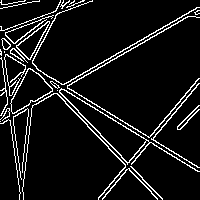
#> input picture dataset/reference_image.png, 200 x 200 px, found by its file name
$ python orb_match.py
#> lines starting #> are read from the running program, lines starting #| are printed output that depends on the picture
import cv2
import numpy as np


# Load images

reference = cv2.imread(
    "dataset/reference_image.png",
    0
)
#> reference: shape (200, 200); 8.3% white in thin lines or dots

search = cv2.imread(
    "dataset/search_image.png",
    0
)
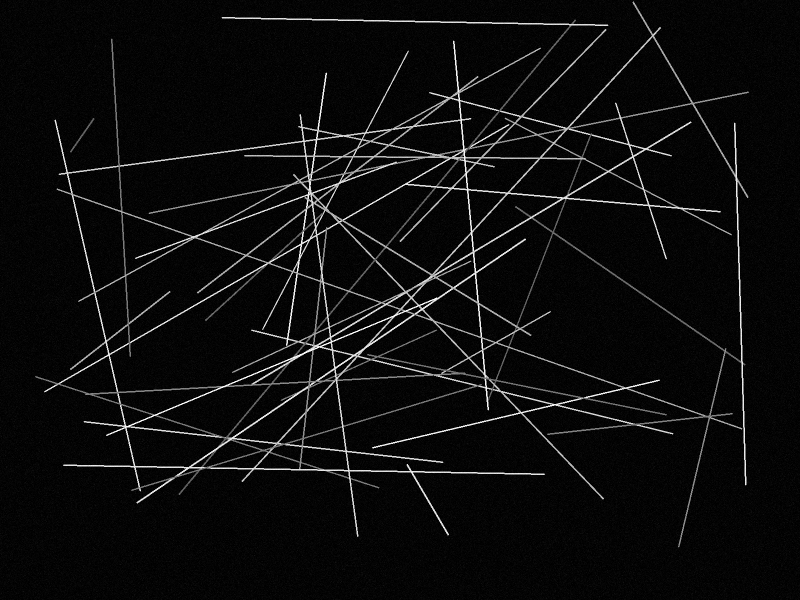
#> input picture dataset/search_image.png, 1600 x 1200 px, found by its file name (shown at 1/2 size)
#> search is the input picture: shape (1200, 1600); min 0, max 255, mean 12.8


if reference is None or search is None:
    print("Images not found!")
    exit()


print("Images loaded successfully!")


# ORB detector

orb = cv2.ORB_create(
    nfeatures=5000,
    scaleFactor=1.2,
    nlevels=8
)


# Detect features

kp1, des1 = orb.detectAndCompute(
    reference,
    None
)
#> kp1 = 499 keypoints; strongest (x, y, size): (146, 140, 31), (52, 89, 31), (148, 136, 31), (62, 89, 31)

kp2, des2 = orb.detectAndCompute(
    search,
    None
)
#> kp2 = 5000 keypoints; strongest (x, y, size): (249, 858, 31), (659, 687, 31), (1301, 415, 31), (834, 610, 31)


print("Reference points:", len(kp1))
#| Reference points: 499
print("Search points:", len(kp2))
#| Search points: 5000


if des1 is None or des2 is None:
    print("No features detected!")
    exit()


# Feature matching

bf = cv2.BFMatcher(
    cv2.NORM_HAMMING,
    crossCheck=True
)


matches = bf.match(
    des1,
    des2
)
#> matches = 148 matches


# Sort by quality

matches = sorted(
    matches,
    key=lambda x: x.distance
)


print("Total matches:", len(matches))
#| Total matches: 148


# Select good matches

good_matches = matches[:10]
#> good_matches = 10 matches


if len(good_matches) < 5:
    print("Not enough good matches!")
    exit()


# Get matched points

src_points = []
dst_points = []


for m in good_matches:

    src_points.append(
        kp1[m.queryIdx].pt
    )

    dst_points.append(
        kp2[m.trainIdx].pt
    )
#> this loop made 10 passes
#> after the loop, dst_points = [(634, 281), (651, 423), (1111, 285), (608.4, 462), (234.7, 331.2), (859.2, 550.8), (874.8, 594), (682.6, 856.8), (870, 595.2), (642.2, 567.4)]; src_points = [(150, 135.6), (141.1, 141.1), (152.4, 139.2), (96, 109), (145.4, 141.1), (145.2, 139.2), (112.3, 152.6), (146, 140), (75.6, 76.8), (63.94, 93.31)]


src_points = np.float32(src_points)
#> src_points = [[150, 135.6], [141.1, 141.1], [152.4, 139.2], [96, 109], [145.4, 141.1], [145.2, 139.2], [112.3, 152.6], [146, 140], [75.6, 76.8], [63.94, 93.31]]
dst_points = np.float32(dst_points)
#> dst_points = [[634, 281], [651, 423], [1111, 285], [608.4, 462], [234.7, 331.2], [859.2, 550.8], [874.8, 594], [682.6, 856.8], [870, 595.2], [642.2, 567.4]]


# RANSAC filtering

if len(src_points) >= 4:

    matrix, mask = cv2.findHomography(
        src_points,
        dst_points,
        cv2.RANSAC,
        5.0
    )
#> matrix = [[7.53, -14.93, 892.5], [5.22, -10.15, 597.3], [0.00861, -0.0169, 1]]; mask = [0, 0, 0, 1, 0, 1, 1, 0, 0, 1]


    if mask is not None:

        inliers = []

        for i in range(len(mask)):

            if mask[i]:
                inliers.append(
                    dst_points[i]
                )
#> after the loop, inliers = [[608.4, 462], [859.2, 550.8], [874.8, 594], [642.2, 567.4]]


        if len(inliers) > 0:

            inliers = np.array(inliers)

            center_x = int(
                np.median(
                    inliers[:,0]
                )
            )
#> center_x = 750

            center_y = int(
                np.median(
                    inliers[:,1]
                )
            )
#> center_y = 559

        else:

            center_x = int(
                np.median(dst_points[:,0])
            )

            center_y = int(
                np.median(dst_points[:,1])
            )


else:

    center_x = int(
        np.median(dst_points[:,0])
    )

    center_y = int(
        np.median(dst_points[:,1])
    )


print("---------------------")
print("ORB Predicted Center:")
print(center_x, center_y)
#| 750 559
print("---------------------")


# Draw matches

result = cv2.drawMatches(
    reference,
    kp1,
    search,
    kp2,
    good_matches,
    None,
    flags=2
)
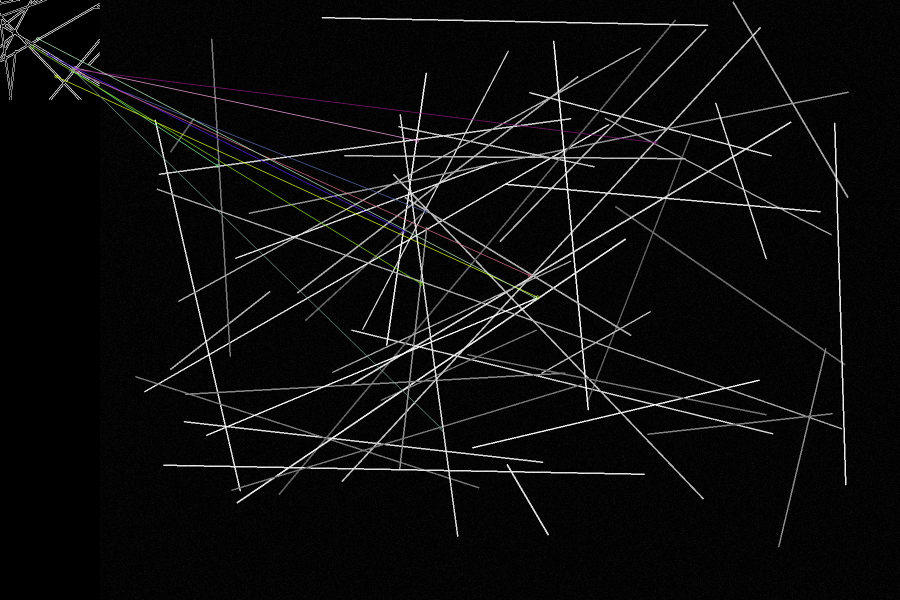
#> result: shape (1200, 1800, 3) (shown at 1/2 size); mean of channels 0, 1, 2 12.4, 12.5, 12.5; drawn as B, G, R


cv2.imwrite(
    "dataset/orb_result.png",
    result
)


print("Saved: dataset/orb_result.png")
